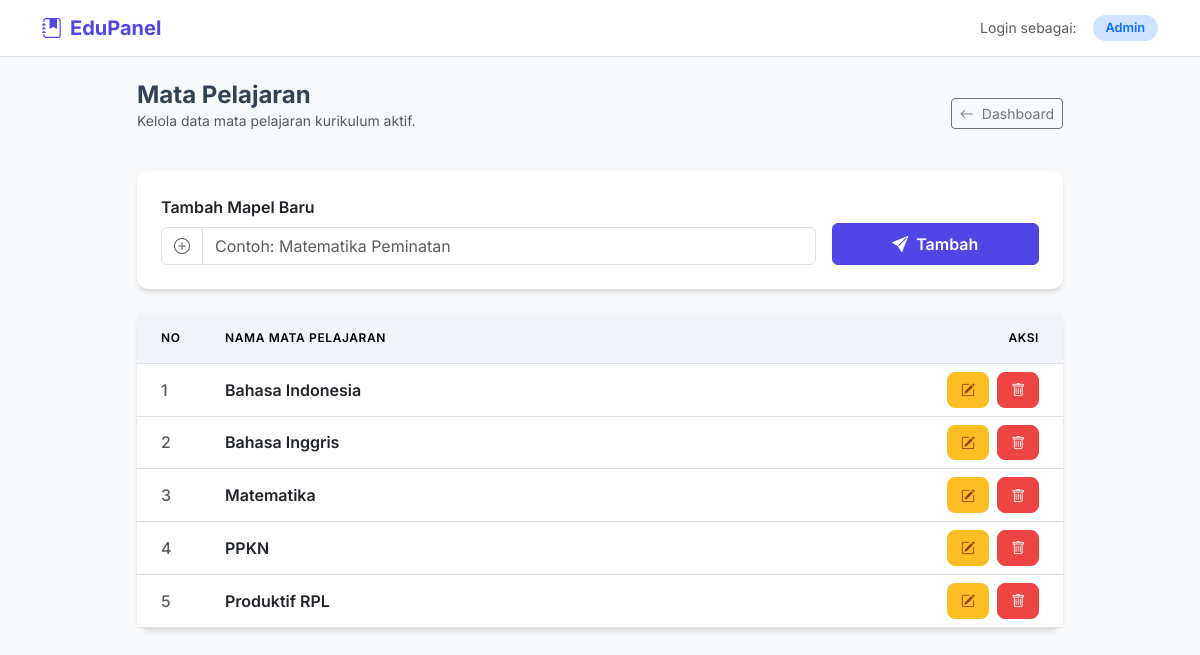
Page /mapel/index.php (signed in) on the committed database.
### tables this page shows
CREATE TABLE subjects (
  id INT AUTO_INCREMENT PRIMARY KEY,
  name VARCHAR(100) NOT NULL,
  created_at TIMESTAMP DEFAULT CURRENT_TIMESTAMP
);

### mapel/index.php (the view, shortened to what this page needs)
<?php
include("../config/db.php");
$subjects = $conn->query("SELECT * FROM subjects ORDER BY name");
?>
<!doctype html>
<html lang="id">
<head>
    <link href="https://cdn.jsdelivr.net/npm/bootstrap@5.3.2/dist/css/bootstrap.min.css" rel="stylesheet">
    <link rel="stylesheet" href="https://cdn.jsdelivr.net/npm/bootstrap-icons@1.11.1/font/bootstrap-icons.css">
</head>
<body>
<nav class="navbar navbar-expand-lg navbar-white bg-white border-bottom mb-4">
    <div class="container">
        <span class="navbar-brand"><i class="bi bi-journal-bookmark-fill me-2"></i>EduPanel</span>
        <div class="ms-auto d-flex align-items-center">
            <span class="me-3 d-none d-md-inline text-muted small">Login sebagai:</span>
            <span class="badge bg-primary-subtle text-primary badge-role fw-semibold uppercase text-capitalize">
                <?= $_SESSION["role"] ?>
            </span>
        </div>
    </div>
</nav>
<div class="container">
    <div class="row">
        <div class="col-lg-10 mx-auto">
            <div class="d-flex justify-content-between align-items-center mb-4">
                <div>
                    <h4 class="fw-bold mb-0">Mata Pelajaran</h4>
                    <p class="text-muted small">Kelola data mata pelajaran kurikulum aktif.</p>
                </div>
                <a href="../dashboard/admin.php" class="btn btn-outline-secondary btn-sm">
                    <i class="bi bi-arrow-left me-1"></i> Dashboard
                </a>
            </div>
            <?php if ($_SESSION["role"] === "admin"): ?>
                <div class="card mb-4">
                    <div class="card-body p-4">
                        <form method="post" class="row g-3">
                            <div class="col-md-9">
                                <label class="form-label fw-semibold">Tambah Mapel Baru</label>
                                <div class="input-group">
                                    <span class="input-group-text bg-white"><i class="bi bi-plus-circle text-muted"></i></span>
                                    <input type="text" class="form-control" name="add_name" placeholder="Contoh: Matematika Peminatan" required>
                                </div>
                            </div>
                            <div class="col-md-3 d-flex align-items-end">
                                <button class="btn btn-primary w-100 py-2 fw-semibold">
                                    <i class="bi bi-send-fill me-2"></i>Tambah
                                </button>
                            </div>
                        </form>
                    </div>
                </div>
            <?php endif; ?>
            <div class="card">
                <div class="table-responsive">
                    <table class="table table-hover align-middle mb-0">
                        <thead>
                            <tr>
                                <th class="ps-4 py-3" width="80">No</th>
                                <th class="py-3">Nama Mata Pelajaran</th>
                                <?php if ($_SESSION["role"] === "admin"): ?>
                                    <th class="py-3 text-end pe-4">Aksi</th>
                                <?php endif; ?>
                            </tr>
                        </thead>
                        <tbody>
                            <?php
                            $i = 1;
                            if ($subjects->num_rows > 0):
                                while ($m = $subjects->fetch_assoc()):
                            ?>
                                <tr>
                                    <td class="ps-4 fw-medium text-muted"><?= $i++ ?></td>
                                    <td>
                                        <div class="fw-semibold text-dark"><?= htmlspecialchars($m['name']) ?></div>
                                    </td>
                                    <?php if ($_SESSION["role"] === "admin"): ?>
                                        <td class="text-end pe-4 action-btns">
                                            <button class="btn btn-sm btn-warning me-1"
                                                    onclick="editMapel(<?= $m['id'] ?>, '<?= htmlspecialchars($m['name'], ENT_QUOTES) ?>')">
                                                <i class="bi bi-pencil-square"></i>
                                            </button>
                                            <button class="btn btn-sm btn-danger"
                                                    onclick="confirmDelete(<?= $m['id'] ?>)">
                                                <i class="bi bi-trash"></i>
                                            </button>
                                        </td>
                                    <?php endif; ?>
                                </tr>
                            <?php
                                endwhile;
                            endif; ?>
                        </tbody>
                    </table>
                </div>
            </div>
        </div>
    </div>
</div>
</body>
</html>

### mapel/index.php (style rules this page uses)
body { font-family: 'Inter', sans-serif; background-color: #f8f9fa; color: #334155; }
.navbar-brand { font-weight: 700; color: #4f46e5 !important; }
.card { border: none; border-radius: 12px; box-shadow: 0 4px 6px -1px rgba(0, 0, 0, 0.1), 0 2px 4px -1px rgba(0, 0, 0, 0.06); }
.table thead th { background-color: #f1f5f9; text-transform: uppercase; font-size: 0.75rem; letter-spacing: 0.05em; font-weight: 600; border-top: none; }
.btn-primary { background-color: #4f46e5; border-color: #4f46e5; }
.btn-warning { background-color: #fbbf24; border-color: #fbbf24; color: #92400e; }
.btn-danger { background-color: #ef4444; border-color: #ef4444; }
.action-btns .btn { border-radius: 8px; padding: 0.4rem 0.8rem; transition: all 0.2s; }
.badge-role { font-size: 0.8rem; padding: 0.4rem 0.8rem; border-radius: 20px; }

### rows in the picture
subjects: name "Bahasa Indonesia"
subjects: name "Bahasa Inggris"
subjects: name "Matematika"
subjects: name "PPKN"
subjects: name "Produktif RPL"

### other values in the picture
$_SESSION["role"] "Admin"
